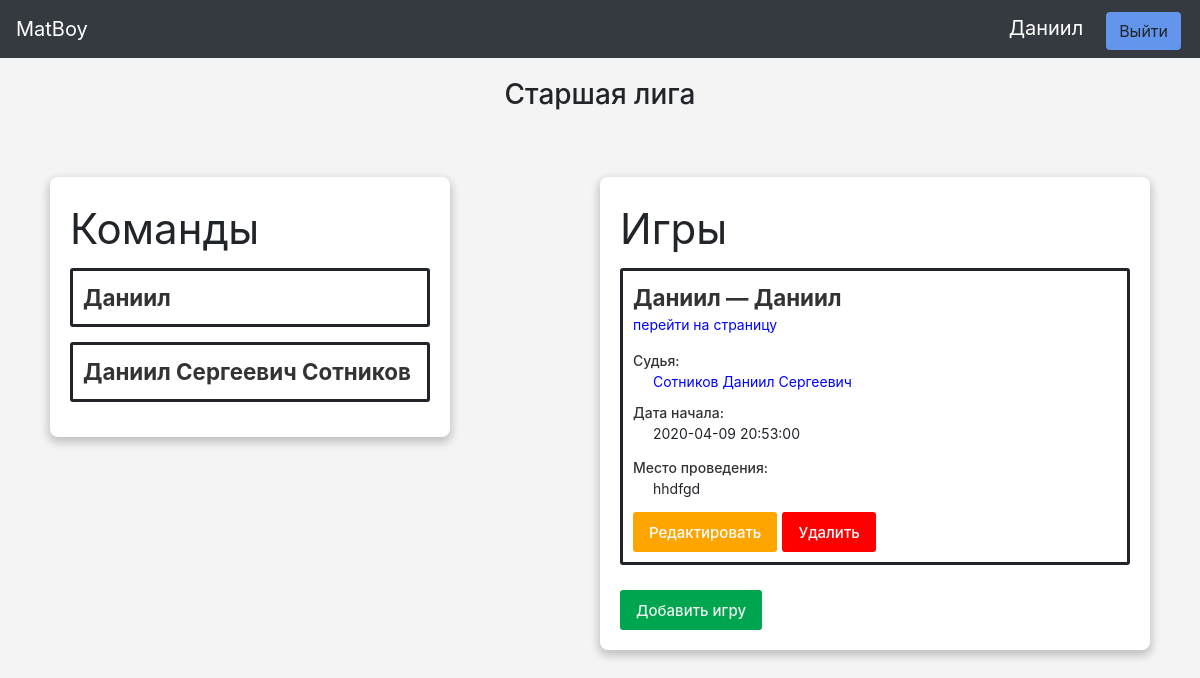
The app's page /league_console/1 (signed in), older data.
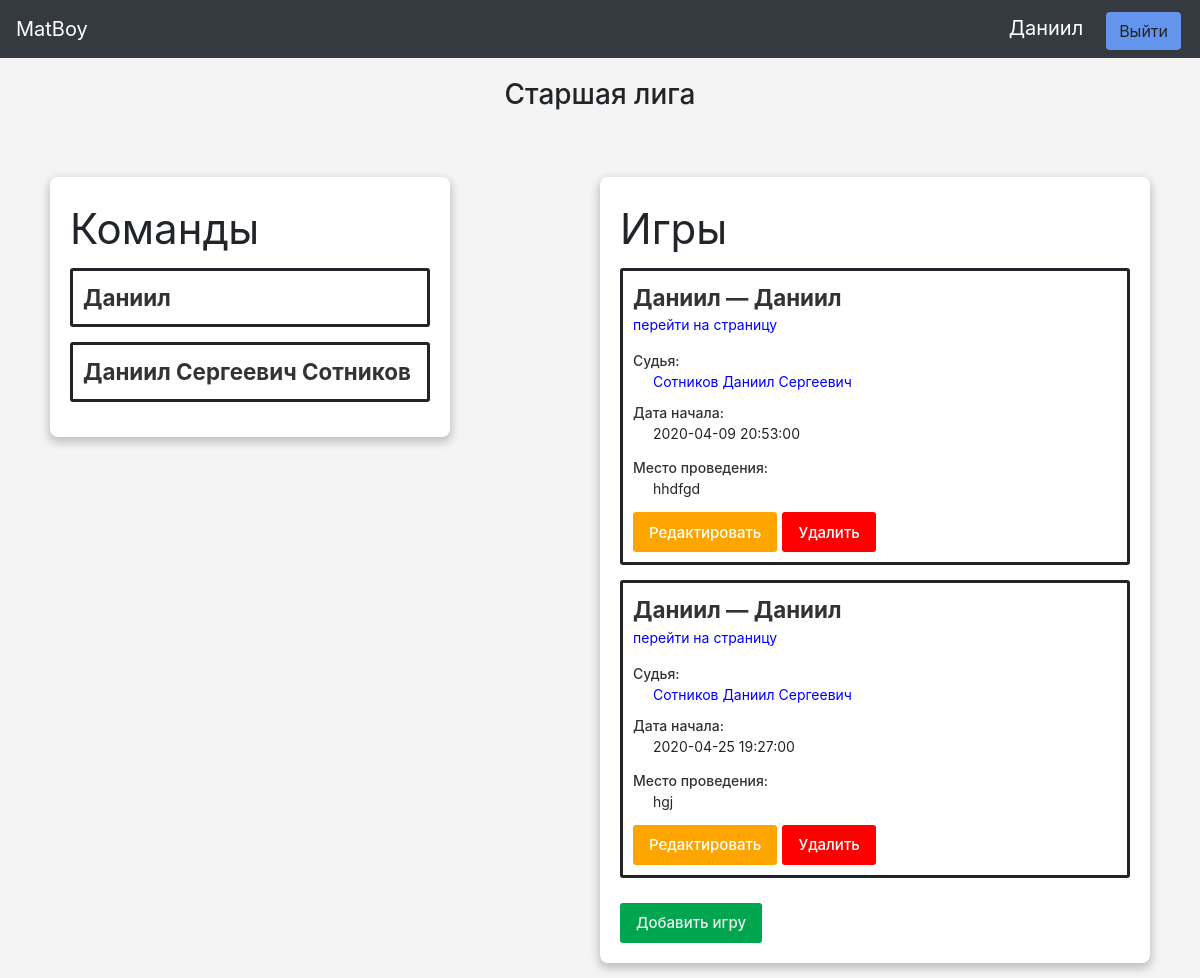
The same page, newer data.
### data/user.py (models this page shows, shortened)
class User(BaseModel, UserMixin):
    __tablename__ = "users"
    __repr_attrs__ = ["surname", "name"]
    serialize_only = ("id",
                      "name",
                      "surname",
                      "patronymic",
                      "fullname",
                      "city",
                      "birthday",
                      "email",
                      "is_creator",
                      )
    short_serialize_only = ("id",
                            'name',
                            'surname',
                            "fullname",
                            "email"
                            )
    surname = sa.Column(sa.String, nullable=False)
    name = sa.Column(sa.String, nullable=False)
    patronymic = sa.Column(sa.String, nullable=True)
    city = sa.Column(sa.String, nullable=True)
    birthday = sa.Column(sa.Date)
    email = sa.Column(sa.String, index=True, unique=True, nullable=True)
    hashed_password = sa.Column(sa.String, nullable=True)
    is_creator = sa.Column(sa.Boolean, default=False)
    @property
    def fullname(self):
        if self.patronymic:
            return f"{self.surname} {self.name} {self.patronymic}"
        else:
            return f"{self.surname} {self.name}"
    def __str__(self):
        return self.fullname
    @property
    def is_admin(self):
        return self.id == 1

### data/league.py (models this page shows)
class League(BaseModel):
    __tablename__ = "leagues"
    __repr_attrs__ = ["title", "chief"]
    serialize_only = ("id",
                      "title",
                      "description",
                      "chief.id",
                      "chief.email",
                      "chief.fullname",
                      "tournament.id",
                      "tournament.title",
                      "teams.id",
                      "teams.name",
                      )
    title = sa.Column(sa.String, unique=False)
    description = sa.Column(sa.Text, nullable=True)
    chief_id = sa.Column(sa.Integer, sa.ForeignKey("users.id"))
    tournament_id = sa.Column(sa.Integer, sa.ForeignKey("tournaments.id"))
    chief = orm.relationship("User", backref="leagues")
    tournament = orm.relationship("Tournament", backref="leagues")
    def have_permission(self, user) -> bool:
        if user.is_admin or self.chief == user:
            return True
        elif self.tournament.have_permission(user):
            return True
        else:
            return False

### data/team.py (models this page shows, shortened)
class Team(BaseModel):
    __tablename__ = "teams"
    __repr_attrs__ = ["name", "tournament"]
    serialize_only = ("id",
                      "name",
                      "motto",
                      "status",
                      "trainer.id",
                      "trainer.email",
                      "trainer.fullname",
                      "tournament.id",
                      "tournament.title",
                      "league.id",
                      "league.title",
                      )
    name = sa.Column(sa.String)
    motto = sa.Column(sa.String, nullable=True)
    status = sa.Column(sa.Integer, default=1)
    trainer_id = sa.Column(sa.Integer, sa.ForeignKey("users.id"), nullable=True)
    tournament_id = sa.Column(sa.Integer, sa.ForeignKey("tournaments.id"), nullable=True)
    league_id = sa.Column(sa.Integer, sa.ForeignKey("leagues.id"), nullable=True)
    trainer = orm.relationship("User", backref="teams_for_train")
    tournament = orm.relationship("Tournament", backref="teams")
    league = orm.relationship("League", backref="teams")
    players = orm.relationship("User", secondary="users_to_teams", backref="teams")

### data/game.py (models this page shows, shortened)
class Game(BaseModel):
    __tablename__ = "games"
    __repr_attrs__ = ["team1", "team2", "league", "start"]
    serialize_only = ("id",
                      "title",
                      "place",
                      "start",
                      "status",
                      "judge.id",
                      "judge.email",
                      "judge.fullname",
                      "team1.id",
                      "team1.name",
                      "team2.id",
                      "team2.name",
                      "league.id",
                      "league.title",
                      )
    place = sa.Column(sa.String, nullable=True)
    start = sa.Column(sa.DateTime, nullable=True)
    protocol = sa.Column(MutableJson)
    status = sa.Column(sa.Boolean, default=1)
    judge_id = sa.Column(sa.Integer, sa.ForeignKey("users.id"))
    team1_id = sa.Column(sa.Integer, sa.ForeignKey("teams.id"))
    team2_id = sa.Column(sa.Integer, sa.ForeignKey("teams.id"))
    league_id = sa.Column(sa.Integer, sa.ForeignKey("leagues.id"))
    judge = orm.relationship("User", backref="judged_games")
    team1 = orm.relationship("Team", backref="games_1", foreign_keys=[team1_id, ])
    team2 = orm.relationship("Team", backref="games_2", foreign_keys=[team2_id, ])
    league = orm.relationship("League", backref="games")
    @property
    def title(self):
        return f"{self.team1.name} — {self.team2.name}"

### app/web_pages.py (the view)
@blueprint.route("/league_console/<int:league_id>")
@login_required
def league_console(league_id: int):
    session = create_session()
    league = session.query(League).get(league_id)
    if not league:
        abort(404)
    if not league.have_permission(current_user):
        abort(403)
    return render_template("league_console.html", league=league)

### app/web_pages.py (called while the page is built)
@login_manager.user_loader
def load_user(user_id) -> User:
    session = create_session()
    return session.query(User).get(user_id)

### data/db_session.py (called while the page is built)
def create_session() -> Session:
    global __factory
    return __factory()

### templates/league_console.html (shortened to what this page needs)
{% extends 'base.html' %}
{% block main %}
  <main class="container-xl" role="main">
    <div class="title_container">
      <h3 class="page_title">
        {{league.title}}
      </h3>
    </div>
    <div class="box_container box_container-covid">
      <div class="box box-tiny">
        <label class="box-label">
          Команды
        </label>
        {% for team in league.teams if team.status == 2 %}
          <div class="box_item team" id="team-{{team.id}}">
            <label class="box_item-title team-title nested-toggler" for="team_info-{{team.id}}">
              {{team.name}}
            </label>
          </div>
        {% endfor %}
      </div>
      <div class="box box-middle">
        <div id="games">
          <label class="box-label">
            Игры
          </label>
          {% for game in league.games | selectattr("status")
                                      | sort(attribute="status")
                                      | sort(reverse=true, attribute="updated_at") %}
            <div class="box_item game" id="game-{{game.id}}">
              <label class="box_item-title game-title nested-toggler" for="game_info-{{game.id}}">
                {{game.team1.name}} — {{game.team2.name}}
              </label>
              <div class="link_menu">
                <a class="link link-small game-goto" href='/game/{{game.id}}'>
                  перейти на страницу
                </a>
              </div>
              <div class="info_bar game-info" id="game_info-{{game.id}}">
                <label class="label-bold">
                  Судья:
                </label>
                <a class="game-judge link link-shadow info_value like_list"
                    href="/profile/{{game.judge.id}}"
                    title="{{game.judge.email}}">
                  {{game.judge.fullname}}
                </a>
                <label class="label-bold">
                  Дата начала:
                </label>
                <p class="game-start info_value like_list">
                  {{game.start if game.start else "Не определенно"}}
                </p>
                <label class="label-bold">
                  Место проведения:
                </label>
                <p class="game-place info_value like_list">
                  {{game.place if game.place else "Не определенно"}}
                </p>
                <div class="buttons-menu">
                  <button class="button button_warning game-edit">
                    Редактировать
                  </button>
                  <button class="button button_danger game-delete">
                    Удалить
                  </button>
                </div>
              </div>
            </div>
          {% endfor %}
        </div>
        <div class="buttons-menu">
          <button class="button button_success game-add">
            Добавить игру
          </button>
        </div>
      </div>
    </div>
  </main>
{% endblock main %}

### templates/base.html (shortened to what this page needs)
<!DOCTYPE html>
<html lang="en">
  <head>
    {% block head %}
    <link
      rel="stylesheet"
      href="https://stackpath.bootstrapcdn.com/bootstrap/4.4.1/css/bootstrap.min.css"
    />
    <link href="{{url_for('static', filename='node_modules/air-datepicker/dist/css/datepicker.min.css')}}" rel="stylesheet" type="text/css">
    <link rel="stylesheet" type="text/css" href="{{url_for('static', filename='css/style.css')}}" />
    {% endblock head %}
  </head>
  <body>
    {% block header %}
    <header class="">
      <nav class="navbar navbar-dark bg-dark">
        <a class="navbar-brand logo", href="/">MatBoy</a>
        <div class="login_manager">
            {% if current_user.is_authenticated %}
              <a
                class="navbar-brand"
                href="/profile/{{current_user.id}}"
              >
                {{ current_user.name }}
              </a>
              <a class="btn button_primary" onclick="redirectWithStep(event);" href="/logout">
                Выйти
              </a>
            {% endif %}
        </div>
      </nav>
    </header>
    {% endblock header %}
    {% block main %}{% endblock main %}
  </body>
</html>

### static/css/style.css (style rules this page uses)
body { height: 100%; background: #f4f4f4; font-size: 14px; font-weight: normal; font-family: "-apple-system",BlinkMacSystemFont,Arial,sans-serif; }
.link { color: blue !important; }
.buttons-menu { display: flex; justify-content: left; padding-top: 10px; }
.buttons-menu > button { margin-right: 5px; }
.button { -webkit-font-smoothing: antialiased; -moz-osx-font-smoothing: grayscale; display: flex; align-items: center; padding: 0 16px; border-radius: 3px; border: 0; box-shadow: none; height: 40px; line-height: 15px; color: #333; font-size: 15px; font-family: "-apple-system",BlinkMacSystemFont,Arial,sans-serif; font-weight: 500; justify-content: center; text-align: center; cursor: pointer; }
.button_primary { color: #eee; background-color: cornflowerblue; }
.button_success { color: #eee; background-color: #00a550; }
.button_warning { background-color: orange; color: white; }
.button_danger { background-color: red; color: white; }
.label-bold { -webkit-font-smoothing: antialiased; -moz-osx-font-smoothing: grayscale; color: #333; font-weight: 550; margin-top: 10px; margin-bottom: 0; display: inline-block; width: 100%; vertical-align: baseline; }
.login_manager>.btn { color: inherit; margin: 0 3px; }
button, input { overflow: visible; }
.box_container { display: flex; justify-content: center; flex-wrap: wrap-reverse; flex-direction: row; margin: 60px 0px 10px 0px; padding: 0; }
.box_container-covid { justify-content: space-between; }
.box-label { font-size: 3em; width: 100%; }
.box { flex-shrink: 0; flex-grow: 1; background: #fff; box-shadow: 0 4px 8px 2px rgba(0,0,0,0.2); border-radius: 8px; padding: 20px; margin: 5px; box-sizing: border-box; align-self: flex-end; }
.box-tiny { max-width: 400px; }
.box-middle { max-width: 550px; }
.box_item-title { color: #333; font-size: 1.6em; font-family: "-apple-system",BlinkMacSystemFont,Arial,sans-serif; font-weight: 700; width: 100%; margin-bottom: 0; }
.info_bar { margin-top: 5px; }
.title_container { display: flex; flex-direction: column; align-items: center; justify-content: center; margin-bottom: 10px; margin-top: 20px; }
.page_title { margin: 0 6px 0 6px; }
.box_item { padding: 10px; margin-bottom: 15px; border-radius: 3px; border-style: solid; }
.like_list { padding: 0 20px; width: 100%; box-sizing: border-box; display: block; }
.info_bar p { margin-bottom: 3px; }

Row changes from the older to the newer data that the page shows:
added Game: team1.name "Даниил", team2.name "Даниил", judge.fullname "Сотников Даниил Сергеевич", start "2020-04-25 19:27:00", place "hgj"
